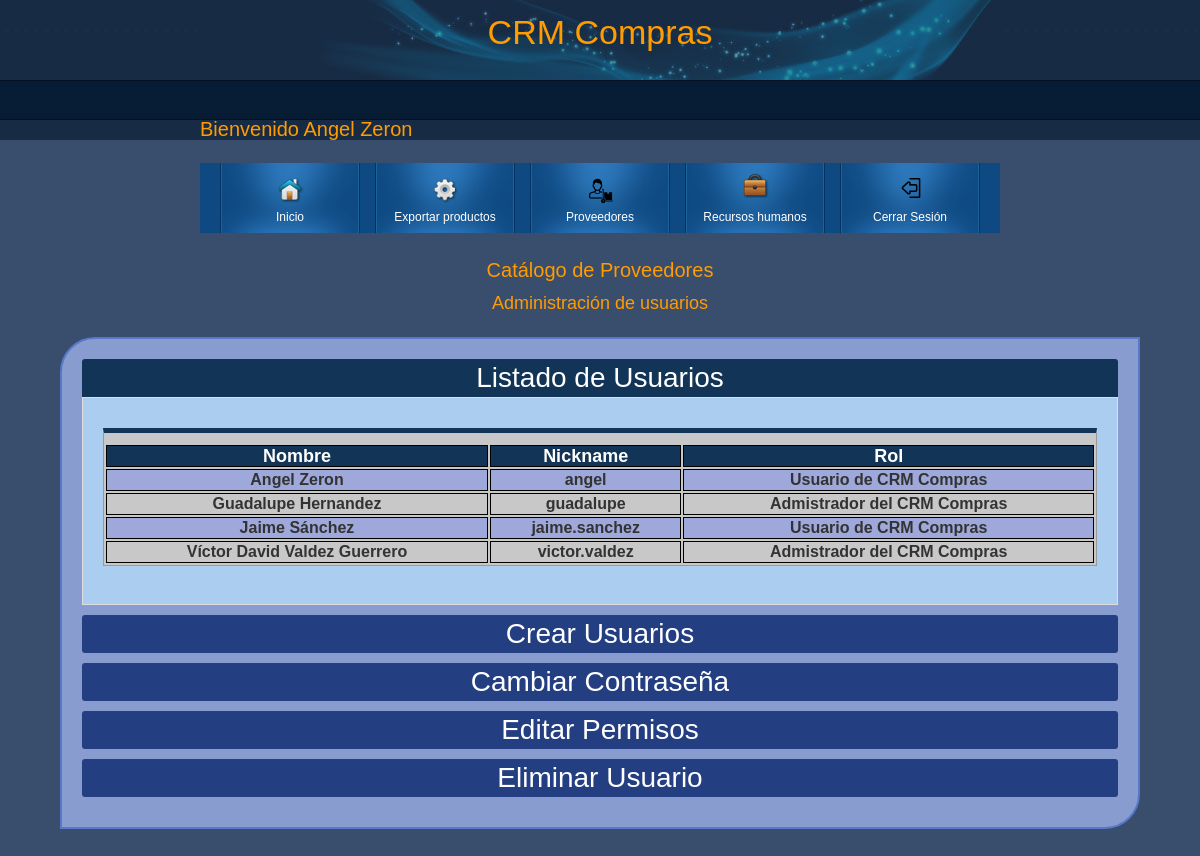
/CRMcompras/gestionUsuarios.php (signed in), run on the app's committed database.
### tables this page shows
CREATE TABLE `usuarios` (
  `id` int(11) NOT NULL COMMENT 'Id de usuario',
  `username` varchar(20) NOT NULL COMMENT 'nick de usuario',
  `password` varchar(32) NOT NULL COMMENT 'contraseña',
  `nombre` varchar(50) NOT NULL COMMENT 'Nombre completo del usuario',
  `admin` tinyint(1) NOT NULL
);

### CRMcompras/gestionUsuarios.php (the view, shortened to what this page needs)
<?php
  include "cabecera.php";
?>
</head>
<body>
<?php
if ($_SESSION['nombre'])
{
?>
<center>
<h3>Cat&aacute;logo de Proveedores</h3>
<h4>Administración de usuarios </h4>
</center>
<div class="accordionWrapper">
 <div class="accordionItem open" id="ai0">
<h2 class="accordionItemHeading" onclick="toogleAc('ai0');">Listado de Usuarios</h2>
<div class="accordionItemContent">
 <form name="crearUsuarioForm" method="POST" action="save.php">
       <table class="tabla" width="100%" style="text-align: center; padding-top: 1%; border-top: 5px solid #123456; margin-top: 1%;">
              <tr>
                <th>Nombre</th>
                <th>Nickname</th>
                <th>Rol</th>
              </tr>
              <?php
                 $query="select nombre, username, admin from usuarios order by nombre";
                 $resultado=mysql_query($query);
                 while ($fila = mysql_fetch_assoc($resultado)) {
                  $rol="Usuario de CRM Compras";
                  if ($fila['admin']==1)
                  {
                   $rol="Admistrador del CRM Compras";
                  }
                  ?>
              <tr>
               <td><b><?= utf8_encode($fila['nombre']); ?></b></td>
                <td><b><?= $fila['username']; ?></b></td>
                <td><b><?= $rol; ?></b></td>
              </tr>
             <?php } ?>
      </table>
              <br>
 </form>
</div>
</div>
<div class="accordionItem close" id="ai1">
<h2 class="accordionItemHeading" onclick="toogleAc('ai1');">Crear Usuarios</h2>
</div>
  <div class="accordionItem close" id="ai2">
  <h2 class="accordionItemHeading" onclick="toogleAc('ai2');">Cambiar Contraseña</h2>
  </div>
<div class="accordionItem close" id="ai3">
<h2 class="accordionItemHeading" onclick="toogleAc('ai3');">Editar Permisos</h2>
</div>
<div class="accordionItem close" id="ai4">
<h2 class="accordionItemHeading" onclick="toogleAc('ai4');">Eliminar Usuario</h2>
</div>
    <div style="height: 10px"></div>
</div>
<br><br>
<br>
<?php
 }
 else {
header('Location: index.php');
exit;
 }
 ?>
</body>
</html>

### css/styles.css (style rules this page uses)
body { margin: 0; padding: 0; color: #999; font-family: Tahoma, Geneva, sans-serif; font-size: 12px; line-height: 1.5em; background-color: #394D6D; background-image: url(../images/body.jpg); background-position: top; background-repeat: repeat-x; }
h1, h2, h3, h4, h5, h6 { color: #ff9c00; font-weight: normal; }
h2 { font-size: 28px; margin: 0 0 20px; padding: 5px 0 }
h3 { font-size: 20px; margin: 0 0 15px; padding: 0; }
h4 { font-size: 18px; margin: 0 0 15px; padding: 0; }
form { margin: 0px; padding: 0px; }
.accordionWrapper { color: #ffffff; font-size: 18px; font-weight: 400; text-align: center; background: #889ccf; margin: 25px 5% 0 5%; overflow: hidden; padding: 20px; border-radius: 35px 0px 35px 0px; -moz-border-radius: 35px 0px 35px 0px; -webkit-border-radius: 35px 0px 35px 0px; border: 2px solid #5878ca; }
.accordionItem { float:left; display:block; width:100%; box-sizing: border-box; font-family:'Open-sans',Arial,sans-serif; }
.accordionItemHeading { cursor:pointer; margin:0px 0px 10px 0px; padding:10px; background-color:#243E82; color:#fff; width:100%; border-radius: 3px; box-sizing: border-box; }
.open .accordionItemContent { padding: 20px; color: #123456; background-color: #abcdef; border: 1px solid #ddd; width: 100%; margin: 0px 0px 10px 0px; display:block; -webkit-transform: scaleY(1); transform: scaleY(1); -webkit-transform-origin: top; transform-origin: top; transition: -webkit-transform 0.4s ease; transition: transform 0.4s ease; transition: transform 0.4s ease, -webkit-transform 0.4s ease; box-sizing: border-box; }
.open .accordionItemHeading { margin:0px; -webkit-border-top-left-radius: 3px; -webkit-border-top-right-radius: 3px; -moz-border-radius-topleft: 3px; -moz-border-radius-topright: 3px; border-top-left-radius: 3px; border-top-right-radius: 3px; -webkit-border-bottom-right-radius: 0px; -webkit-border-bottom-left-radius: 0px; -moz-border-radius-bottomright: 0px; -moz-border-radius-bottomleft: 0px; border-bottom-right-radius: 0px; border-bottom-left-radius: 0px; background: #123456; color: #ffffff; }

### CRMcompras/gestionUsuarios.php (style rules this page uses)
.tabla { width: 100%; border: 1px solid #999; color: #333; background-color: rgb(200, 200, 200); }
.tabla th, .tabla td { text-align: center; vertical-align: top; border: 1px solid #000; border-spacing: 0; }
.tabla td { font-size: medium; }
.tabla th { background-color: #123456; color: #fff !important; }
.tabla tr:nth-child(odd) { background-color: "PLATINO"; }
.tabla tr:nth-child(even) { background-color: #9FA8DA; }

### data on the page
usuarios: nombre "Angel Zeron", username "angel", rol "Usuario de CRM Compras"
usuarios: nombre "Guadalupe Hernandez", username "guadalupe", admin "Admistrador del CRM Compras"
usuarios: nombre "Jaime Sánchez", username "jaime.sanchez", rol "Usuario de CRM Compras"
usuarios: nombre "Víctor David Valdez Guerrero", username "victor.valdez", admin "Admistrador del CRM Compras"

### other printed values
utf8_encode($_SESSION['nombre']) "Angel Zeron"
